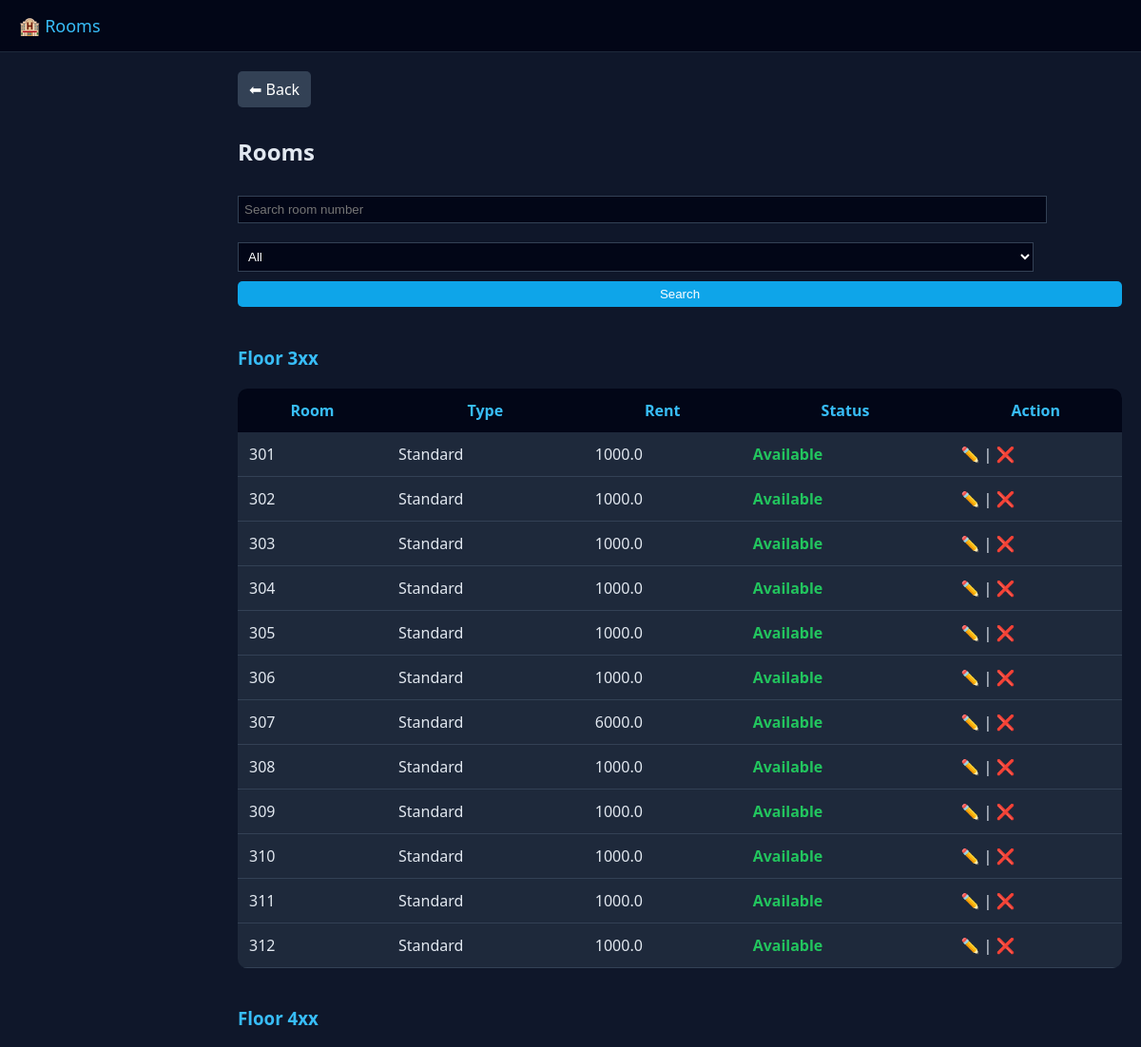
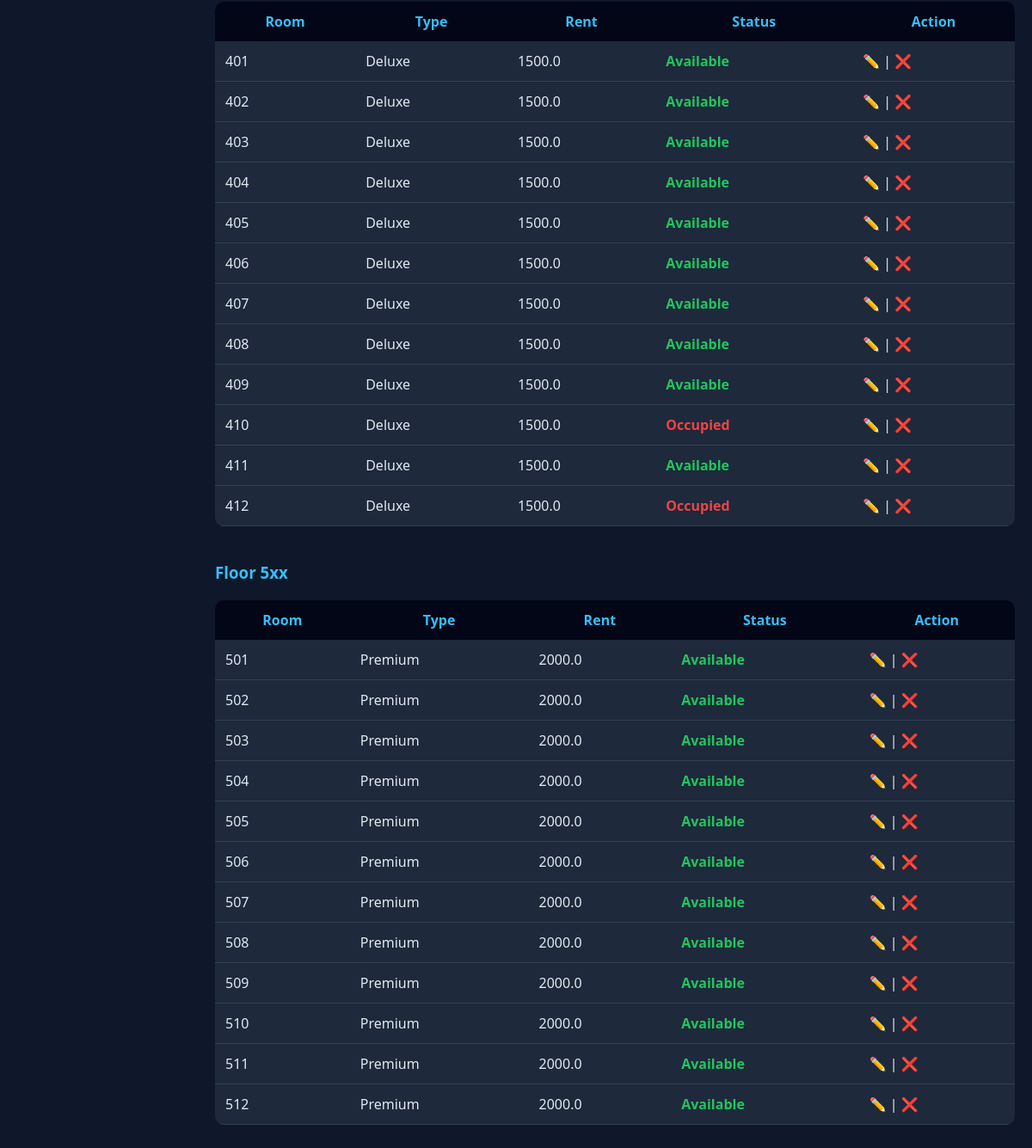
The page /rooms (signed in) on the database its author committed (2 pictures, top to bottom).
### tables this page shows
CREATE TABLE rooms (
        id INTEGER PRIMARY KEY AUTOINCREMENT,
        room_no TEXT,
        type TEXT,
        rent REAL,
        status TEXT
    );

### app.py (the view)
@app.route('/rooms')
def rooms():
    if 'admin' not in session:
        return redirect('/login')
    search = request.args.get('search', '')
    status = request.args.get('status', '')
    conn = sqlite3.connect("hotel.db")
    cursor = conn.cursor()
    query = "SELECT * FROM rooms WHERE 1=1"
    params = []
    if search:
        query += " AND room_no LIKE ?"
        params.append(f"%{search}%")
    if status:
        query += " AND status=?"
        params.append(status)
    cursor.execute(query, params)
    rooms = cursor.fetchall()
    conn.close()
    grouped = {}
    for r in rooms:
        floor = str(r[1])[0]  # first digit (3,4,5)
        if floor not in grouped:
            grouped[floor] = []
        grouped[floor].append(r)
    return render_template("rooms.html", grouped=grouped)

### templates/rooms.html (shortened to what this page needs)
<!DOCTYPE html>
<html>
<head>
<link rel="stylesheet" href="{{ url_for('static', filename='style.css') }}">
</head>
<body>
<div class="navbar">🏨 Rooms</div>
<div class="main">
<a href="/" class="back-btn">⬅ Back</a>
<h2>Rooms</h2>
<form method="GET">
<input type="text" name="search" placeholder="Search room number">
<select name="status">
<option value="">All</option>
</select>
<button type="submit">Search</button>
</form>
<br>
{% for floor, rooms in grouped.items() %}
<h3>Floor {{ floor }}xx</h3>
<table>
<tr>
<th>Room</th>
<th>Type</th>
<th>Rent</th>
<th>Status</th>
<th>Action</th>
</tr>
{% for r in rooms %}
<tr>
<td>{{ r[1] }}</td>
<td>{{ r[2] }}</td>
<td>{{ r[3] }}</td>
<td class="
{% if r[4]=='Available' %}status-available
{% elif r[4]=='Cleaning' %}status-cleaning
{% else %}status-occupied
{% endif %}
">
{{ r[4] }}
</td>
<td>
<a href="/edit_room/{{ r[0] }}">✏️</a> |
<a href="/delete_room/{{ r[0] }}" onclick="return confirm('Delete this room?')">❌</a>
</td>
</tr>
{% endfor %}
</table>
<br>
{% endfor %}
</div>
</body>
</html>

### static/style.css (style rules this page uses)
body { margin: 0; font-family: 'Segoe UI', sans-serif; background: #0f172a; color: #e2e8f0; }
.navbar { background: #020617; padding: 15px 20px; font-size: 18px; color: #38bdf8; border-bottom: 1px solid #1e293b; }
.main { margin-left: 230px; padding: 20px; }
table { width: 100%; margin-top: 20px; border-collapse: collapse; background: #1e293b; border-radius: 10px; overflow: hidden; }
th { background: #020617; color: #38bdf8; padding: 12px; }
td { padding: 12px; border-bottom: 1px solid #334155; }
.status-available { color: #22c55e; font-weight: bold; }
.status-occupied { color: #ef4444; font-weight: bold; }
input, select { width: 90%; padding: 10px; margin: 10px 0; background: #020617; border: 1px solid #334155; color: white; }
button { width: 100%; padding: 10px; background: #38bdf8; border: none; border-radius: 6px; }
.back-btn { display: inline-block; margin-bottom: 10px; padding: 8px 12px; background: #334155; color: white; border-radius: 5px; text-decoration: none; }
a { color: #38bdf8; text-decoration: none; }
form input, form select { padding: 6px; margin-right: 5px; }
form button { padding: 6px 10px; background: #0ea5e9; color: white; border: none; border-radius: 5px; }
h3 { color: #38bdf8; }

### rows shown on the page
rooms: room_no "301", type "Standard", rent "1000.0", status "Available"
rooms: room_no "302", type "Standard", rent "1000.0", status "Available"
rooms: room_no "303", type "Standard", rent "1000.0", status "Available"
rooms: room_no "304", type "Standard", rent "1000.0", status "Available"
rooms: room_no "305", type "Standard", rent "1000.0", status "Available"
rooms: room_no "306", type "Standard", rent "1000.0", status "Available"
rooms: room_no "307", type "Standard", rent "6000.0", status "Available"
rooms: room_no "308", type "Standard", rent "1000.0", status "Available"
rooms: room_no "309", type "Standard", rent "1000.0", status "Available"
rooms: room_no "310", type "Standard", rent "1000.0", status "Available"
rooms: room_no "311", type "Standard", rent "1000.0", status "Available"
rooms: room_no "312", type "Standard", rent "1000.0", status "Available"
rooms: room_no "401", type "Deluxe", rent "1500.0", status "Available"
rooms: room_no "402", type "Deluxe", rent "1500.0", status "Available"
rooms: room_no "403", type "Deluxe", rent "1500.0", status "Available"
rooms: room_no "404", type "Deluxe", rent "1500.0", status "Available"
rooms: room_no "405", type "Deluxe", rent "1500.0", status "Available"
rooms: room_no "406", type "Deluxe", rent "1500.0", status "Available"
rooms: room_no "407", type "Deluxe", rent "1500.0", status "Available"
rooms: room_no "408", type "Deluxe", rent "1500.0", status "Available"
rooms: room_no "409", type "Deluxe", rent "1500.0", status "Available"
rooms: room_no "410", type "Deluxe", rent "1500.0", status "Occupied"
rooms: room_no "411", type "Deluxe", rent "1500.0", status "Available"
rooms: room_no "412", type "Deluxe", rent "1500.0", status "Occupied"
rooms: room_no "501", type "Premium", rent "2000.0", status "Available"
rooms: room_no "502", type "Premium", rent "2000.0", status "Available"
rooms: room_no "503", type "Premium", rent "2000.0", status "Available"
rooms: room_no "504", type "Premium", rent "2000.0", status "Available"
rooms: room_no "505", type "Premium", rent "2000.0", status "Available"
rooms: room_no "506", type "Premium", rent "2000.0", status "Available"
rooms: room_no "507", type "Premium", rent "2000.0", status "Available"
rooms: room_no "508", type "Premium", rent "2000.0", status "Available"
rooms: room_no "509", type "Premium", rent "2000.0", status "Available"
rooms: room_no "510", type "Premium", rent "2000.0", status "Available"
rooms: room_no "511", type "Premium", rent "2000.0", status "Available"
rooms: room_no "512", type "Premium", rent "2000.0", status "Available"

### other values the page prints
{{ floor }} "3" "4" "5"
